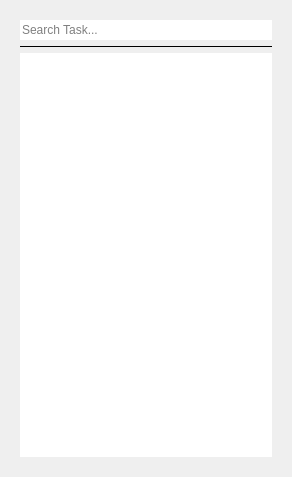
<?xml version="1.0" encoding="UTF-8"?>
<ui version="4.0">
    <class>TaskListForm</class>
    <widget class="QWidget" name="TaskListForm">
        <property name="geometry">
            <rect>
                <x>0</x>
                <y>0</y>
                <width>292</width>
                <height>477</height>
            </rect>
        </property>
        <property name="windowTitle">
            <string>Form</string>
        </property>
        <property name="styleSheet">
            <string notr="true"/>
        </property>
        <layout class="QVBoxLayout" name="verticalLayout_2">
            <item>
                <widget class="QFrame" name="MainContainer">
                    <property name="frameShape">
                        <enum>QFrame::NoFrame</enum>
                    </property>
                    <property name="frameShadow">
                        <enum>QFrame::Plain</enum>
                    </property>
                    <layout class="QVBoxLayout" name="verticalLayout">
                        <item>
                            <widget class="QLineEdit" name="search_lineEdit">
                                <property name="enabled">
                                    <bool>true</bool>
                                </property>
                                <property name="sizePolicy">
                                    <sizepolicy hsizetype="Expanding" vsizetype="Preferred">
                                        <horstretch>0</horstretch>
                                        <verstretch>0</verstretch>
                                    </sizepolicy>
                                </property>
                                <property name="minimumSize">
                                    <size>
                                        <width>0</width>
                                        <height>0</height>
                                    </size>
                                </property>
                                <property name="frame">
                                    <bool>false</bool>
                                </property>
                                <property name="placeholderText">
                                    <string>Search Task...</string>
                                </property>
                                <property name="cursorMoveStyle">
                                    <enum>Qt::LogicalMoveStyle</enum>
                                </property>
                            </widget>
                        </item>
                        <item>
                            <widget class="Line" name="header_line">
                                <property name="minimumSize">
                                    <size>
                                        <width>0</width>
                                        <height>0</height>
                                    </size>
                                </property>
                                <property name="maximumSize">
                                    <size>
                                        <width>16777215</width>
                                        <height>1</height>
                                    </size>
                                </property>
                                <property name="frameShadow">
                                    <enum>QFrame::Plain</enum>
                                </property>
                                <property name="orientation">
                                    <enum>Qt::Horizontal</enum>
                                </property>
                            </widget>
                        </item>
                        <item>
                            <widget class="QListWidget" name="task_listWidget">
                                <property name="frameShape">
                                    <enum>QFrame::NoFrame</enum>
                                </property>
                                <property name="frameShadow">
                                    <enum>QFrame::Plain</enum>
                                </property>
                                <property name="spacing">
                                    <number>0</number>
                                </property>
                                <property name="viewMode">
                                    <enum>QListView::ListMode</enum>
                                </property>
                            </widget>
                        </item>
                    </layout>
                </widget>
            </item>
        </layout>
    </widget>
    <resources/>
    <connections/>
</ui>
